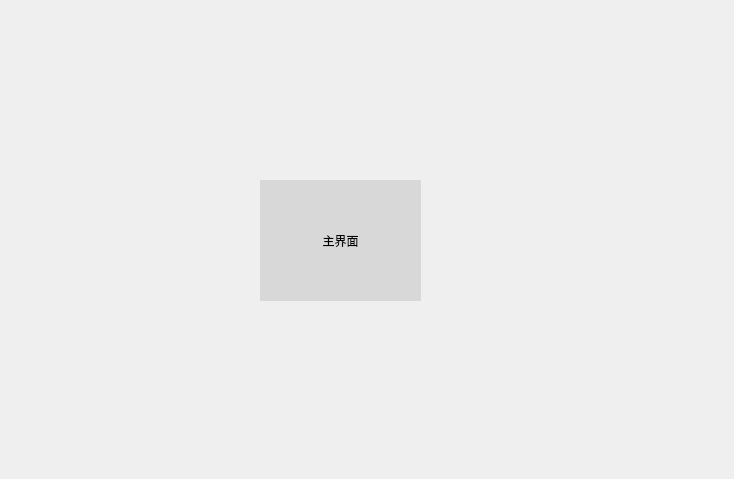
<?xml version="1.0" encoding="UTF-8"?>
<ui version="4.0">
 <class>child</class>
 <widget class="QWidget" name="child">
  <property name="geometry">
   <rect>
    <x>0</x>
    <y>0</y>
    <width>734</width>
    <height>479</height>
   </rect>
  </property>
  <property name="windowTitle">
   <string>child</string>
  </property>
  <widget class="QPushButton" name="pushButton">
   <property name="geometry">
    <rect>
     <x>260</x>
     <y>180</y>
     <width>161</width>
     <height>121</height>
    </rect>
   </property>
   <property name="styleSheet">
    <string notr="true">QPushButton {
	 border: 0px;
	background-color: rgb(216, 216, 216);
  }

QPushButton:hover {
	border: 0px;
	
	background-color: rgb(108, 108, 108);
  }

QPushButton:pressed {
	border: 0px;
	background-color: rgb(45, 45, 45);
  }</string>
   </property>
   <property name="text">
    <string>主界面</string>
   </property>
  </widget>
 </widget>
 <layoutdefault spacing="6" margin="11"/>
 <resources/>
 <connections/>
</ui>
